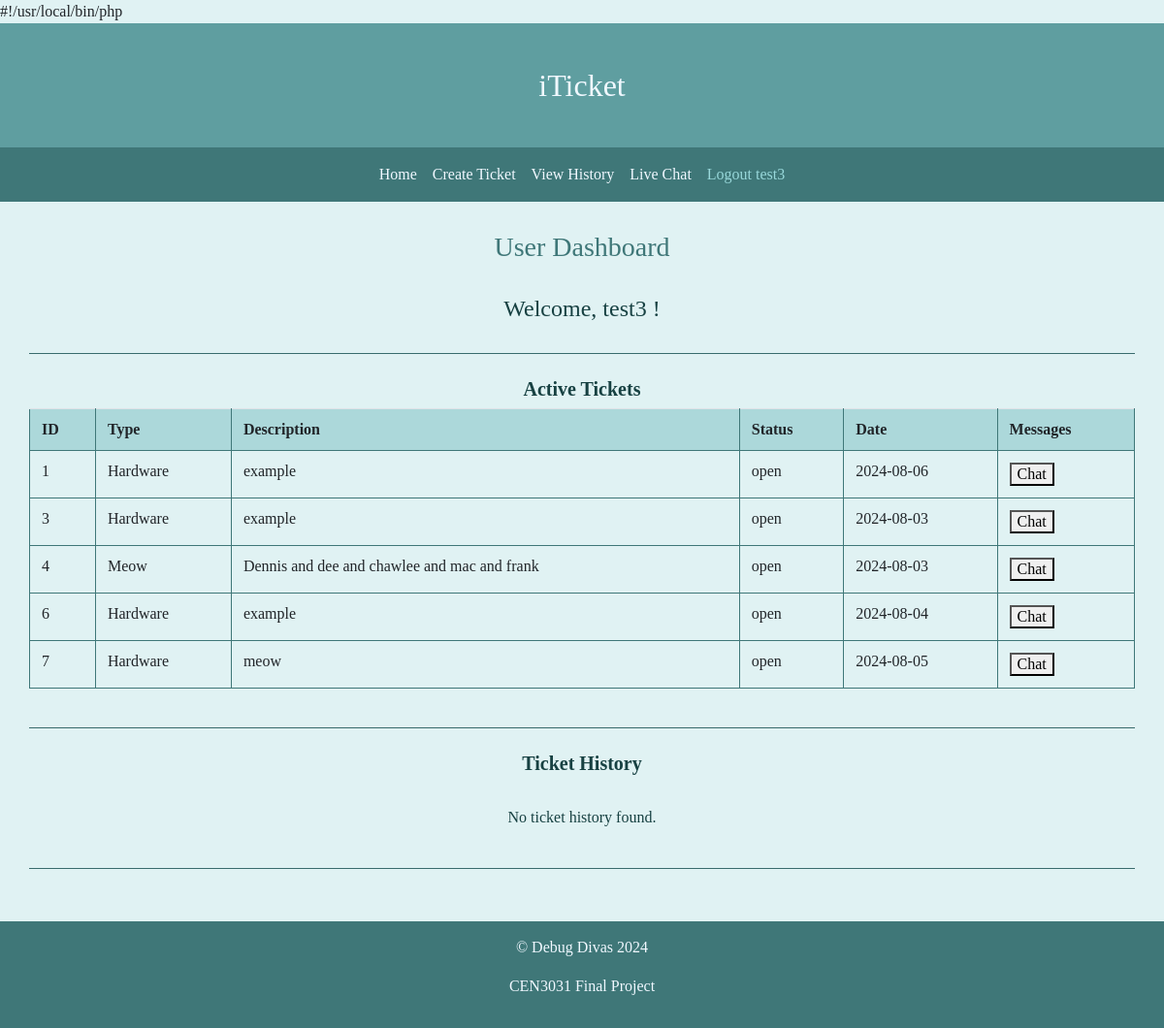
The page /user_dash.php (signed in) on the database its author committed.
### tables this page shows
CREATE TABLE `tickets` (
  `id` int(11) NOT NULL,
  `type` varchar(255) NOT NULL,
  `description` text NOT NULL,
  `user` varchar(255) NOT NULL,
  `date` date NOT NULL DEFAULT current_timestamp(),
  `status` varchar(55) NOT NULL DEFAULT 'open',
  `employeeid` varchar(128) NOT NULL,
  `time_estimate` int(128) NOT NULL DEFAULT 0,
  `logged_hours` int(128) NOT NULL DEFAULT 0
);

### user_dash.php (the view, shortened to what this page needs)
<?php
$host = "127.0.0.1";
$user = "root";
$password = "";
$db="login_it";
$data = mysqli_connect($host, $user, $password, $db);
$username = $_SESSION["username"];
$active_tickets_query = "SELECT * FROM tickets WHERE tickets.user = '$username' AND status != 'closed'";
$active_tickets_result = $data->query($active_tickets_query);
$ticket_history_query = "SELECT * FROM tickets WHERE tickets.user = '$username' AND status = 'closed'";
$ticket_history_result = $data->query($ticket_history_query);
?>
<!DOCTYPE html>
<html lang="en">
<head>
    <link rel="stylesheet" href="https://cdn.jsdelivr.net/npm/bootstrap@4.6.2/dist/css/bootstrap.min.css">
</head>
<body style="font-family: K2D; background-color: #e0f2f3">
<div class="jumbotron jumbotron-fluid text-center" style="margin-bottom:0; padding: 40px ;background-color: cadetblue; color: aliceblue">
    <a style="text-decoration: none; color: aliceblue; font-size: xx-large " href="userhome.php">iTicket</a>
</div>
<nav class="navbar navbar-expand-sm justify-content-center" style=" background-color: #3f7778; color: #f0f8ff">
    <ul class="navbar-nav">
        <li class="nav-item" ><a class="nav-link" href="userhome.php" style="color: aliceblue; ">Home</a></li>
        <li class="nav-item" ><a class="nav-link" href="ticketCreation.php" style="color: aliceblue; ">Create Ticket</a></li>
        <li class="nav-item" ><a class="nav-link" href="user_dash.php" style="color: aliceblue; ">View History</a></li>
        <li class="nav-item" ><a class="nav-link" href="u_livechat.php" style="color: aliceblue; ">Live Chat</a></li>
        <li class="nav-item" ><a class="nav-link" href="logout.php" style="color: #98d8da; ">Logout <?php echo $_SESSION['username'] ?></a></li>
    </ul>
</nav>
<div class="section justify-content-center text-center" style="margin: 30px; color: #174142">
    <h3 style="text-align: center; color: #3f7778">User Dashboard</h3>
    <br>
    <h4>Welcome, <?php echo $_SESSION['username'] ?> !</h4>
    <br>
    <hr style="margin: auto; background-color: #3f7778">
    <br>
    <h5><b>Active Tickets</b></h5>
    <?php
    if ($active_tickets_result->num_rows > 0) {
        echo "<table class='table'>
                  <tr>
                    <th>ID</th>
                    <th>Type</th>
                    <th>Description</th>
                    <th>Status</th>
                    <th>Date</th>
                    <th>Messages</th>
                  </tr>";
        while ($row = $active_tickets_result->fetch_assoc()) {
            echo "<tr>
                    <td>" . $row["id"] . "</td>
                    <td>" . $row["type"] . "</td>
                    <td>" . $row["description"] . "</td>
                    <td>" . $row["status"] . "</td>
                    <td>" . $row["date"] . "</td>
                    <td><button onclick=\"location.href='u_asynchChat.php?id=".$row['id']."&employeeid=".$row['employeeid']."'\">Chat</button></td>
                </tr>";
        }
        echo "</table>";
    } else {
        echo "<p>No active tickets found.</p>";
    }
    ?>
    <br>
    <hr style="margin: auto; background-color: #3f7778">
    <br>
    <h5><b>Ticket History</b></h5>
    <br>
    <?php
    if ($ticket_history_result->num_rows > 0) {
        echo "<table class='table table-bordered'><tr><th>ID</th><th>Type</th><th>Description</th><th>Status</th><th>Date</th></tr>";
        while ($row = $ticket_history_result->fetch_assoc()) {
            echo "<tr>
                    <td>" . $row["id"] . "</td>
                    <td>" . $row["type"] . "</td>
                    <td>" . $row["description"] . "</td>
                    <td>" . $row["status"] . "</td>
                    <td>" . $row["date"] . "</td>
                    </tr>";
        }
        echo "</table>";
    } else {
        echo "<p>No ticket history found.</p>";
    }
    ?>
    <br>
    <hr style="margin: auto; background-color: #3f7778">
    <br>
</div>
<footer class="text-center" style="background-color: #3f7778; color: #F0F8FFFF; padding: 15px">
    <p>&copy Debug Divas 2024</p>
    <p>CEN3031 Final Project</p>
</footer>
</body>
</html>

### user_dash.php (style rules this page uses)
table, th, td, tr { border: #3f7778 solid 1px; }
th { background-color: #acd8da; }

### rows shown on the page
tickets: id "1", type "Hardware", description "example", status "open", date "2024-08-06"
tickets: id "3", type "Hardware", description "example", status "open", date "2024-08-03"
tickets: id "4", type "Meow", description "Dennis and dee and chawlee and mac and frank", status "open", date "2024-08-03"
tickets: id "6", type "Hardware", description "example", status "open", date "2024-08-04"
tickets: id "7", type "Hardware", description "meow", status "open", date "2024-08-05"

### other values the page prints
$_SESSION['username'] "test3"
